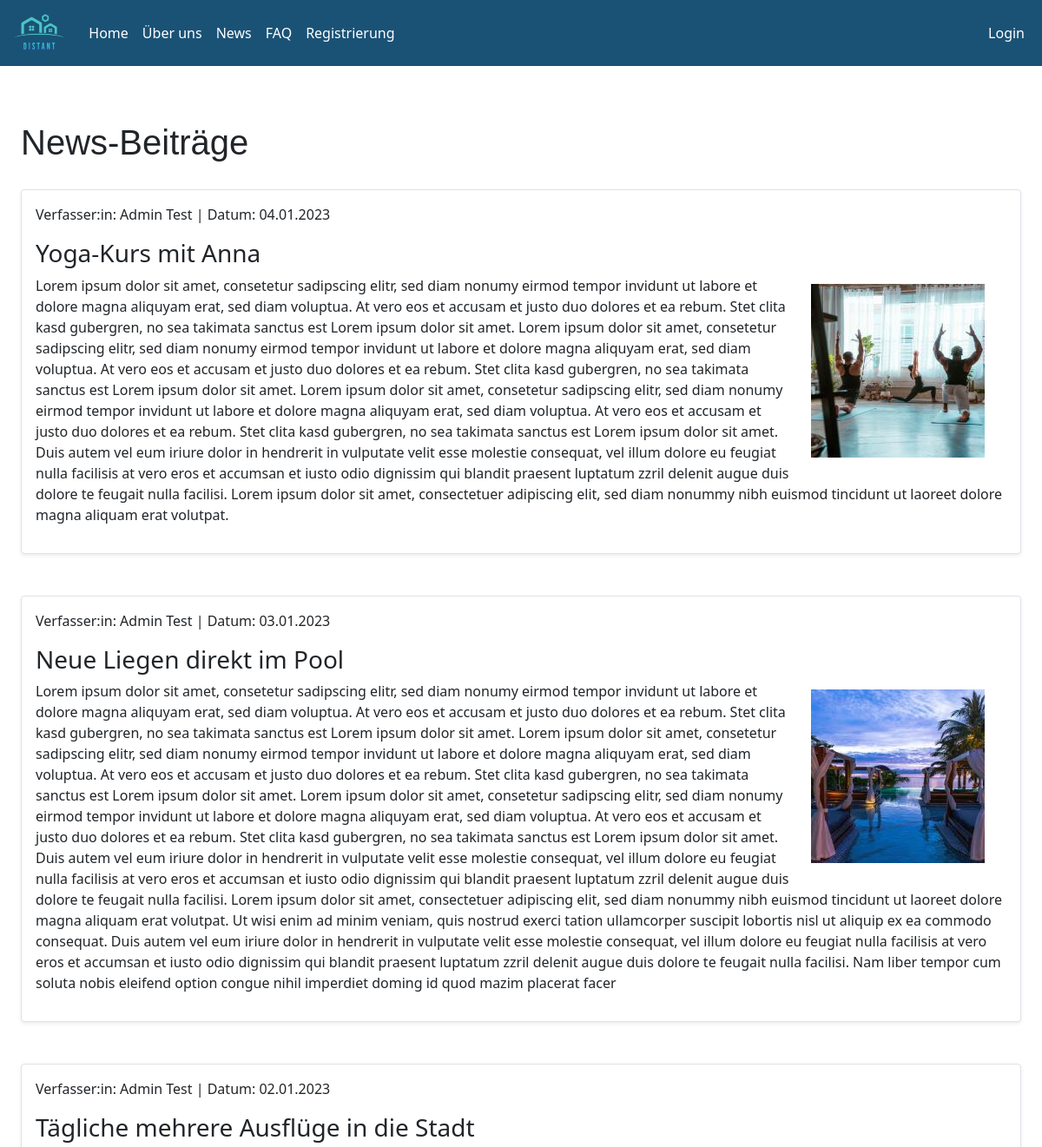
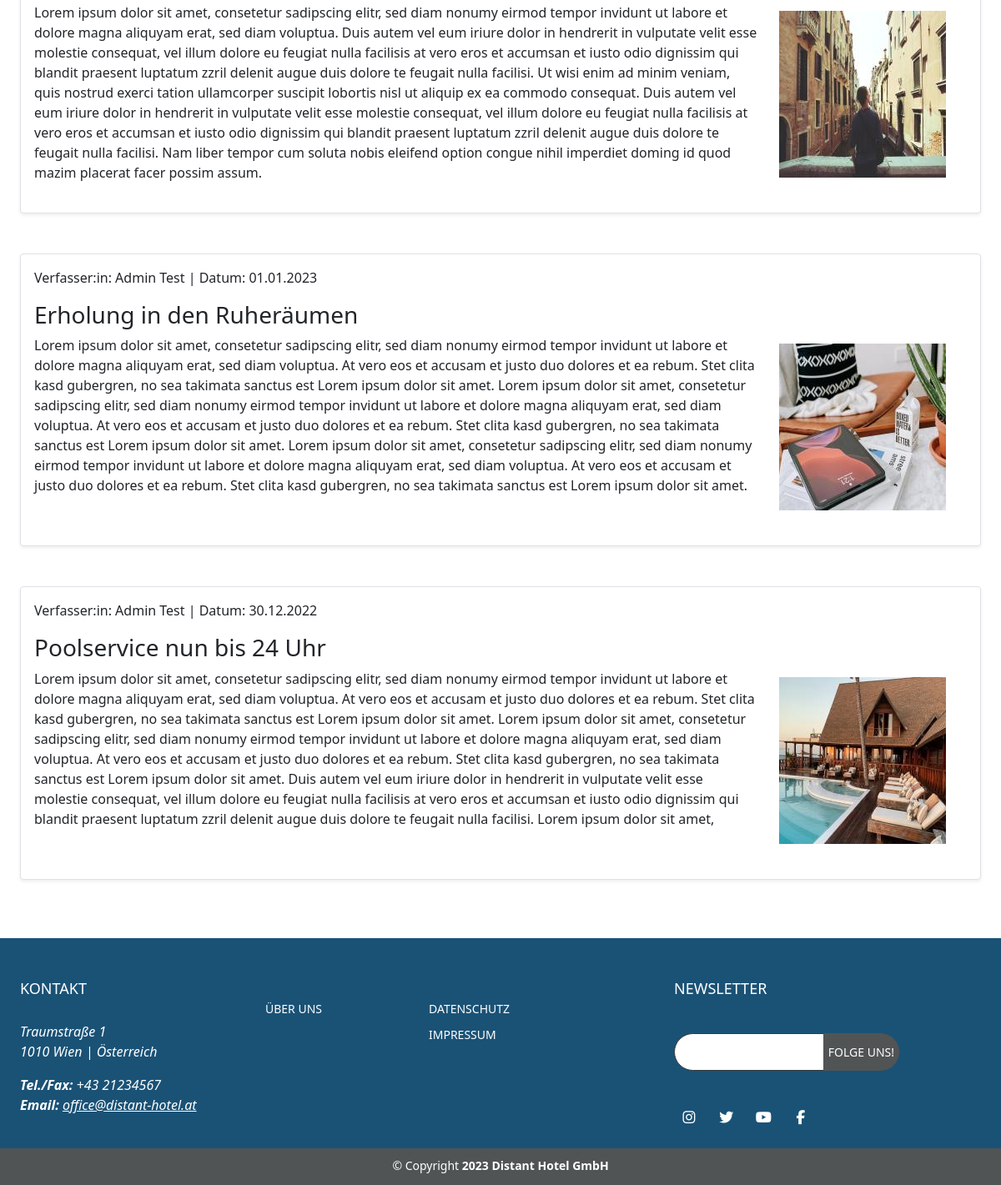
Page /news.php on the committed database (2 pictures, top to bottom).
### tables this page shows
CREATE TABLE `tbl_news` (
  `id` int(16) NOT NULL,
  `headline` varchar(150) NOT NULL,
  `text` text NOT NULL,
  `personID` int(16) NOT NULL,
  `newsImgPath` varchar(200) NOT NULL,
  `newsImgThumbPath` varchar(200) NOT NULL,
  `publicationDate` timestamp NOT NULL DEFAULT current_timestamp()
);

CREATE TABLE `user_profile` (
  `personID` int(16) NOT NULL,
  `firstName` varchar(24) DEFAULT NULL,
  `lastName` varchar(24) DEFAULT NULL,
  `email` varchar(24) DEFAULT NULL,
  `zipcode` varchar(16) DEFAULT NULL,
  `city` varchar(24) DEFAULT NULL,
  `address` varchar(24) DEFAULT NULL,
  `address2` varchar(24) DEFAULT NULL,
  `tel` varchar(24) DEFAULT NULL,
  `salutation` varchar(16) DEFAULT NULL,
  `target_file` varchar(128) DEFAULT NULL
);

### config/dbaccess.php (called while the page is built, shortened)
<?php
$mysqli_tbl_u_profile = "user_profile";
$mysqli_tbl_news = "tbl_news";
?>

### news.php (the view, shortened to what this page needs)
<?php
require(dirname(__FILE__, 1) . "\components\session.php");
require(dirname(__FILE__, 1) . "\config\dbaccess.php");
?>
<!DOCTYPE html>
<html lang="en">
<head>
    <?php include "components/head.php"; ?>
</head>
<body>
    <nav>
    </nav>
    <main>
        <div class="content">
            <div class="container">
                <h1 class="headline">News-Beiträge</h1>
                <?php
                $sqlSelectNews = "SELECT * FROM $mysqli_tbl_news ORDER BY publicationDate DESC";
                $result = $con->query($sqlSelectNews);
                while ($row = $result->fetch_assoc()) {
                    $headline = $row["headline"];
                    $text = $row["text"];
                    $personID = $row["personID"];
                    $newsImgThumbPath = $row["newsImgThumbPath"];
                    $publicationDate = $row["publicationDate"];
                    $date = date("d.m.Y", strtotime($publicationDate));
                    $sqlSelectPerson = "SELECT * FROM $mysqli_tbl_u_profile WHERE personID = $personID";
                    $resultPerson = $con->query($sqlSelectPerson);
                    while ($rowPerson = $resultPerson->fetch_assoc()) {
                        $firstname = $rowPerson["firstName"];
                        $lastname = $rowPerson["lastName"];
                    } ?>
                    <div class="my-2 mr-4 border border-1 shadow-sm p-3 mb-5 bg-body rounded">
                            <p>Verfasser:in: <?php echo "$firstname $lastname"; ?> | Datum: <?php echo $date ?> </p>
                            <h3>
                                <?php echo "$headline"; ?>
                            </h3>
                            <div id="newsImgFrame">
                                <p><img src="<?php echo $newsImgThumbPath; ?>" alt="Das Bild zum News-Betrag '<?php echo "$headline"; ?>'" id="news-img" class="img-fluid float-end" style="padding: 10px;">
                                <?php echo "$text"; ?></p>
                            </div>
                    </div>
            <?php } ?>
        </div>
        </div>
    </main>
    <footer>
        <?php include "components/footer.php"; ?>
    </footer>
</body>
</html>

### res/css/mystyle.css (style rules this page uses)
main { margin-top: 100px; }
body { padding-top: 10px; min-height: 100vh; display: flex; flex-direction: column; }
.content { margin: 30px 0 70px; }
.headline { font-family: "Popins", sans-serif; margin: 30px 0 30px 0; }
#newsImgFrame { display: flex; justify-content: center; }
#news-img { width: 100%; max-width: fit-content; height: auto; margin: 0 15px; }
footer { background: #515455; color: #fff; font-size: 14px; margin-top: auto; display: block; }
.container { width: 100%; max-width: 80rem; margin: 0 auto; padding: 0 1.5rem; }

### rows in the picture
tbl_news: personID.firstName "Admin", personID.lastName "Test", publicationDate "04.01.2023", headline "Yoga-Kurs mit Anna", newsImgThumbPath (picture), text "Lorem ipsum dolor sit amet, consetetur sadipscing elitr, sed diam nonumy eirmod tempor invidunt ut labore et dolore magna aliquyam erat, sed diam voluptua. At vero eos et accusam et justo duo dolores et ea rebum. Stet clita kasd gubergren, no sea takimata sanctus est Lorem ipsum dolor sit amet. Lorem ipsum dolor sit amet, consetetur sadipscing elitr, sed diam nonumy eirmod tempor invidunt ut labore et dolore magna aliquyam erat, sed diam voluptua. At vero eos et accusam et justo duo dolores et ea rebum. Stet clita kasd gubergren, no sea takimata sanctus est Lorem ipsum dolor sit amet. Lorem ipsum dolor sit amet, consetetur sadipscing elitr, sed diam nonumy eirmod tempor invidunt ut labore…"
tbl_news: personID.firstName "Admin", personID.lastName "Test", publicationDate "03.01.2023", headline "Neue Liegen direkt im Pool", newsImgThumbPath (picture), text "Lorem ipsum dolor sit amet, consetetur sadipscing elitr, sed diam nonumy eirmod tempor invidunt ut labore et dolore magna aliquyam erat, sed diam voluptua. At vero eos et accusam et justo duo dolores et ea rebum. Stet clita kasd gubergren, no sea takimata sanctus est Lorem ipsum dolor sit amet. Lorem ipsum dolor sit amet, consetetur sadipscing elitr, sed diam nonumy eirmod tempor invidunt ut labore et dolore magna aliquyam erat, sed diam voluptua. At vero eos et accusam et justo duo dolores et ea rebum. Stet clita kasd gubergren, no sea takimata sanctus est Lorem ipsum dolor sit amet. Lorem ipsum dolor sit amet, consetetur sadipscing elitr, sed diam nonumy eirmod tempor invidunt ut labore…"
tbl_news: personID.firstName "Admin", personID.lastName "Test", publicationDate "02.01.2023", headline "Tägliche mehrere Ausflüge in die Stadt", newsImgThumbPath (picture), text "Lorem ipsum dolor sit amet, consetetur sadipscing elitr, sed diam nonumy eirmod tempor invidunt ut labore et dolore magna aliquyam erat, sed diam voluptua. Duis autem vel eum iriure dolor in hendrerit in vulputate velit esse molestie consequat, vel illum dolore eu feugiat nulla facilisis at vero eros et accumsan et iusto odio dignissim qui blandit praesent luptatum zzril delenit augue duis dolore te feugait nulla facilisi. Ut wisi enim ad minim veniam, quis nostrud exerci tation ullamcorper suscipit lobortis nisl ut aliquip ex ea commodo consequat. Duis autem vel eum iriure dolor in hendrerit in vulputate velit esse molestie consequat, vel illum dolore eu feugiat nulla facilisis at vero…"
tbl_news: personID.firstName "Admin", personID.lastName "Test", publicationDate "01.01.2023", headline "Erholung in den Ruheräumen", newsImgThumbPath (picture), text "Lorem ipsum dolor sit amet, consetetur sadipscing elitr, sed diam nonumy eirmod tempor invidunt ut labore et dolore magna aliquyam erat, sed diam voluptua. At vero eos et accusam et justo duo dolores et ea rebum. Stet clita kasd gubergren, no sea takimata sanctus est Lorem ipsum dolor sit amet. Lorem ipsum dolor sit amet, consetetur sadipscing elitr, sed diam nonumy eirmod tempor invidunt ut labore et dolore magna aliquyam erat, sed diam voluptua. At vero eos et accusam et justo duo dolores et ea rebum. Stet clita kasd gubergren, no sea takimata sanctus est Lorem ipsum dolor sit amet. Lorem ipsum dolor sit amet, consetetur sadipscing elitr, sed diam nonumy eirmod tempor invidunt ut labore…"
tbl_news: personID.firstName "Admin", personID.lastName "Test", publicationDate "30.12.2022", headline "Poolservice nun bis 24 Uhr", newsImgThumbPath (picture), text "Lorem ipsum dolor sit amet, consetetur sadipscing elitr, sed diam nonumy eirmod tempor invidunt ut labore et dolore magna aliquyam erat, sed diam voluptua. At vero eos et accusam et justo duo dolores et ea rebum. Stet clita kasd gubergren, no sea takimata sanctus est Lorem ipsum dolor sit amet. Lorem ipsum dolor sit amet, consetetur sadipscing elitr, sed diam nonumy eirmod tempor invidunt ut labore et dolore magna aliquyam erat, sed diam voluptua. At vero eos et accusam et justo duo dolores et ea rebum. Stet clita kasd gubergren, no sea takimata sanctus est Lorem ipsum dolor sit amet. Duis autem vel eum iriure dolor in hendrerit in vulputate velit esse molestie consequat, vel illum dolore…"
